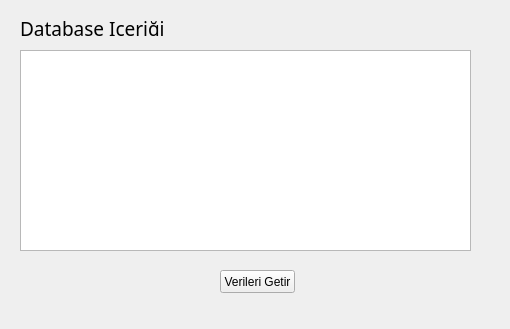
<?xml version="1.0" encoding="UTF-8"?>
<ui version="4.0">
 <class>MainWindow</class>
 <widget class="QMainWindow" name="MainWindow">
  <property name="geometry">
   <rect>
    <x>0</x>
    <y>0</y>
    <width>510</width>
    <height>329</height>
   </rect>
  </property>
  <property name="windowTitle">
   <string>MainWindow</string>
  </property>
  <widget class="QWidget" name="centralwidget">
   <widget class="QTableView" name="tableView">
    <property name="geometry">
     <rect>
      <x>20</x>
      <y>50</y>
      <width>451</width>
      <height>201</height>
     </rect>
    </property>
   </widget>
   <widget class="QLabel" name="label">
    <property name="geometry">
     <rect>
      <x>20</x>
      <y>20</y>
      <width>151</width>
      <height>16</height>
     </rect>
    </property>
    <property name="font">
     <font>
      <family>Buxton Sketch</family>
      <pointsize>14</pointsize>
     </font>
    </property>
    <property name="text">
     <string>Database İçeriği</string>
    </property>
   </widget>
   <widget class="QPushButton" name="secbutton">
    <property name="geometry">
     <rect>
      <x>220</x>
      <y>270</y>
      <width>75</width>
      <height>23</height>
     </rect>
    </property>
    <property name="text">
     <string>Verileri Getir</string>
    </property>
   </widget>
  </widget>
 </widget>
 <resources/>
 <connections/>
</ui>
